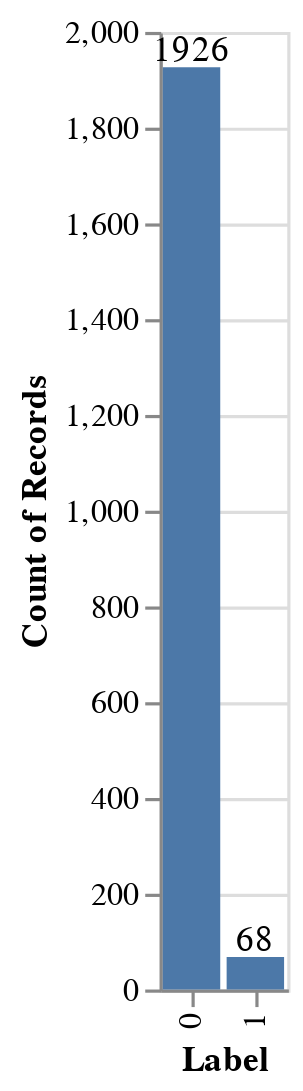

Notebook source saved alongside this figure:
### Code cell
#Distribution of Labels
p1 = alt.Chart(df_hl).mark_bar().encode(
    alt.X ("Label:O",scale=alt.Scale(domain = [0,1])),
    alt.Y ("count()"))
text1 = p1.mark_text(
    align='center',
    baseline='bottom',
    dx=0  # Nudges text to right so it doesn't appear on top of the bar
).encode(
    text='count()'
)
p1+text1

### Figure 1 — Vega-Lite specification as saved in the notebook (floating-point values rounded to 4 significant figures; data arrays with more than 128 entries replaced by an {"elided": "..."} marker saying what was removed)
{"config": {"view": {"continuousWidth": 400, "continuousHeight": 300}}, "layer": [{"mark": "bar", "encoding": {"x": {"type": "ordinal", "field": "Label", "scale": {"domain": [0, 1]}}, "y": {"type": "quantitative", "aggregate": "count"}}}, {"mark": {"type": "text", "align": "center", "baseline": "bottom", "dx": 0}, "encoding": {"text": {"type": "quantitative", "aggregate": "count"}, "x": {"type": "ordinal", "field": "Label", "scale": {"domain": [0, 1]}}, "y": {"type": "quantitative", "aggregate": "count"}}}], "data": {"name": "data-184872a24a50b7a3ddb3baccf600aed6"}, "$schema": "https://vega.github.io/schema/vega-lite/v4.8.1.json", "datasets": {"data-184872a24a50b7a3ddb3baccf600aed6": {"elided": "1994 records"}}}
